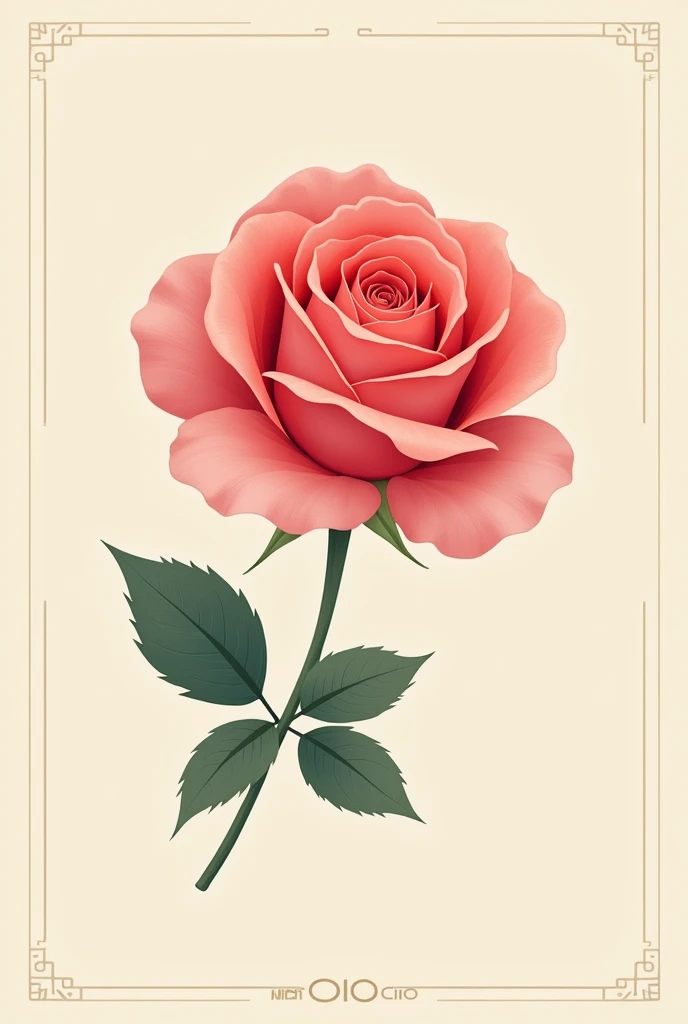
#> input picture images/Rose.jpg, 688 x 1024 px
$ python log_transfomation_to_improve_dynamic_range_of_image.py
#> lines starting #> are read from the running program, lines starting #| are printed output that depends on the picture
import cv2 as cv
import numpy as np
import matplotlib.pyplot as plot

img_raw = cv.imread('./images/Rose.jpg') # reading the image
#> img_raw is the input picture: shape (1024, 688, 3); mean B, G, R 187.1, 206.3, 232.4

if img_raw is None:
    print("Image not found")
else:
    img = cv.cvtColor(img_raw,cv.COLOR_BGR2RGB) # converting BGR image to RGB
    c = 255/np.log(1 + np.max(img))
#> c = 45.99
    log_img = c * (np.log(1+img))
#> log_img: shape (1024, 688, 3) float16; 0.38% of the values are NaN or infinite; the others: min 0, max 255, mean 242.8

    log_img = np.array(log_img, dtype = np.uint8)
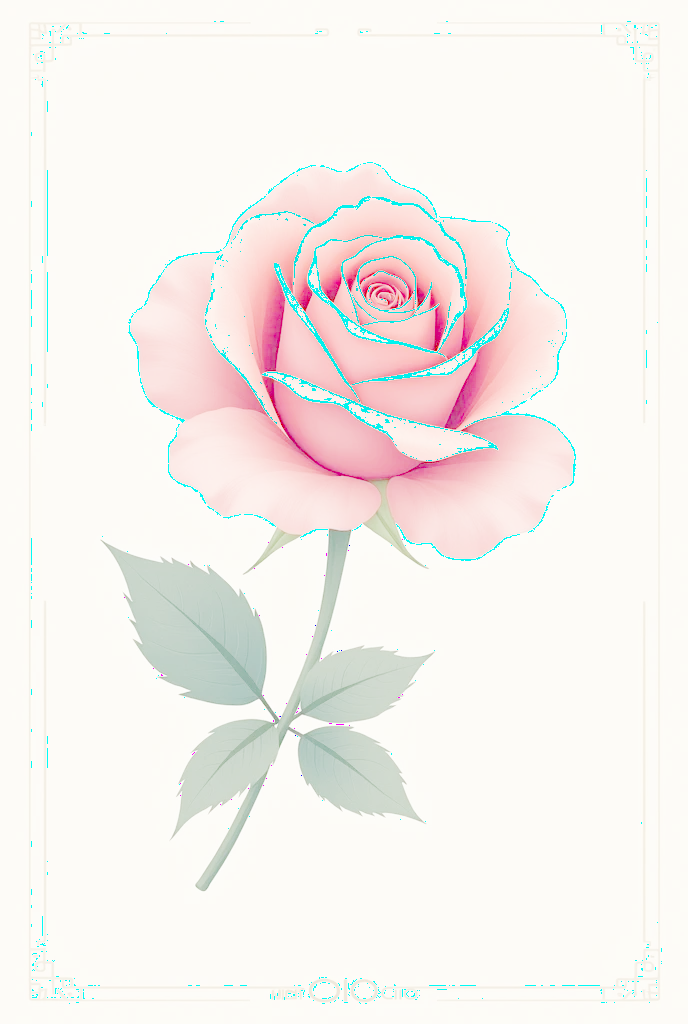
#> log_img: shape (1024, 688, 3); mean R, G, B 245.8, 240.9, 237.4

    #combine original image and log transformed image
    combine_img = np.hstack((img,log_img))
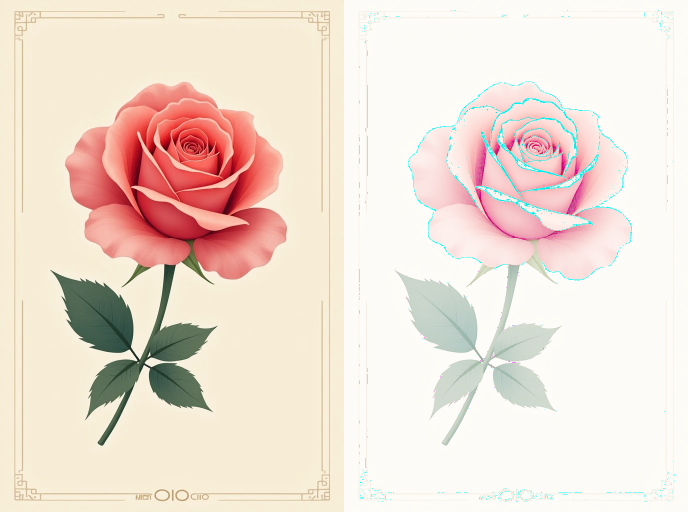
#> combine_img: shape (1024, 1376, 3) (shown at 1/2 size); mean R, G, B 239.1, 223.6, 212.2


    ''' Uncomment the below line to save the combined image of original image and log transformed image in the images folder'''
    cv.imwrite("images/log_transformed_image.jpg",np.hstack((img_raw,cv.cvtColor(log_img,cv.COLOR_RGB2BGR))))

    #show original image
    plot.imshow(combine_img)
    plot.axis("off")
    plot.title("Original_image | Log_transformed_image")
    plot.show()
